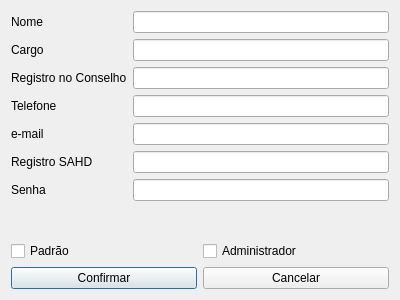
<?xml version="1.0" encoding="UTF-8"?>
<ui version="4.0">
 <class>cadastroUser</class>
 <widget class="QDialog" name="cadastroUser">
  <property name="geometry">
   <rect>
    <x>0</x>
    <y>0</y>
    <width>400</width>
    <height>300</height>
   </rect>
  </property>
  <property name="windowTitle">
   <string>Dialog</string>
  </property>
  <layout class="QVBoxLayout" name="verticalLayout_2">
   <item>
    <layout class="QVBoxLayout" name="verticalLayout">
     <item>
      <layout class="QFormLayout" name="formLayout">
       <item row="0" column="0">
        <widget class="QLabel" name="label">
         <property name="text">
          <string>Nome</string>
         </property>
        </widget>
       </item>
       <item row="1" column="0">
        <widget class="QLabel" name="label_2">
         <property name="text">
          <string>Cargo</string>
         </property>
        </widget>
       </item>
       <item row="2" column="0">
        <widget class="QLabel" name="label_3">
         <property name="text">
          <string>Registro no Conselho</string>
         </property>
        </widget>
       </item>
       <item row="3" column="0">
        <widget class="QLabel" name="label_4">
         <property name="text">
          <string>Telefone</string>
         </property>
        </widget>
       </item>
       <item row="4" column="0">
        <widget class="QLabel" name="label_5">
         <property name="text">
          <string>e-mail</string>
         </property>
        </widget>
       </item>
       <item row="5" column="0">
        <widget class="QLabel" name="label_6">
         <property name="text">
          <string>Registro SAHD</string>
         </property>
        </widget>
       </item>
       <item row="6" column="0">
        <widget class="QLabel" name="label_7">
         <property name="text">
          <string>Senha</string>
         </property>
        </widget>
       </item>
       <item row="0" column="1">
        <widget class="QLineEdit" name="lineEdit_Nome"/>
       </item>
       <item row="1" column="1">
        <widget class="QLineEdit" name="lineEdit_Cargo"/>
       </item>
       <item row="2" column="1">
        <widget class="QLineEdit" name="lineEdit_RegConselho"/>
       </item>
       <item row="3" column="1">
        <widget class="QLineEdit" name="lineEdit_Telefone"/>
       </item>
       <item row="4" column="1">
        <widget class="QLineEdit" name="lineEdit_Email"/>
       </item>
       <item row="5" column="1">
        <widget class="QLineEdit" name="lineEdit_RegSahd"/>
       </item>
       <item row="6" column="1">
        <widget class="QLineEdit" name="lineEdit_Senha"/>
       </item>
      </layout>
     </item>
     <item>
      <layout class="QHBoxLayout" name="horizontalLayout_2">
       <item>
        <widget class="QCheckBox" name="checkBox_std">
         <property name="text">
          <string>Padrão</string>
         </property>
        </widget>
       </item>
       <item>
        <widget class="QCheckBox" name="checkBox_adm">
         <property name="text">
          <string>Administrador</string>
         </property>
        </widget>
       </item>
      </layout>
     </item>
     <item>
      <layout class="QHBoxLayout" name="horizontalLayout">
       <item>
        <widget class="QPushButton" name="pushButton_2">
         <property name="text">
          <string>Confirmar</string>
         </property>
        </widget>
       </item>
       <item>
        <widget class="QPushButton" name="pushButton">
         <property name="text">
          <string>Cancelar</string>
         </property>
        </widget>
       </item>
      </layout>
     </item>
    </layout>
   </item>
  </layout>
 </widget>
 <resources/>
 <connections/>
</ui>
